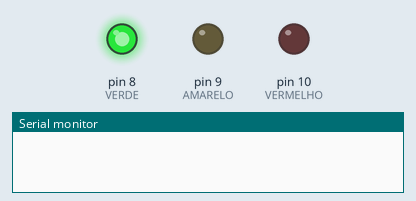
The sketch below on a simulated Arduino Uno, built with avr-gcc and run on an emulated ATmega328P. On the bench: output pins drawn as LEDs (lit = HIGH), the last lines printed to the serial monitor.

Above: at 2.0 s.
At 4.7 s:
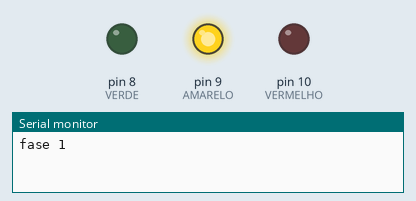
At 7.5 s:
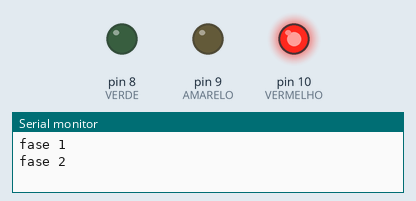
Timing chart, 0 to 12.3 s (numbered marks = the images above):
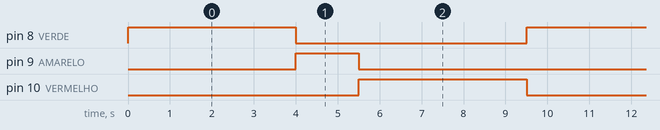

The sketch:

03_semaforo_millis.ino
```cpp
/*
  03 - Semaforo SEM delay(): usando millis()
  Placa: Arduino Uno/Nano  (mesmas ligacoes do sketch 02)

  Problema do delay(): enquanto espera, o Arduino nao faz MAIS NADA (nao le botao,
  nao responde ao Wi-Fi...). Com millis() o programa "olha o relogio" e troca de
  fase quando chega a hora, sem travar. E assim que o semaforo vai funcionar no ESP32
  junto com a pagina web.

  Extra: um botao no pino 2 (INPUT_PULLUP, outro lado no GND) e um LED de pedestre
  no pino 7 sao opcionais - veja o Desafio 2.4.
*/
const int VERMELHO = 10, AMARELO = 9, VERDE = 8;

// tabela do ciclo: qual pino acende e por quanto tempo
const int FASE_PINO[]  = { VERDE, AMARELO, VERMELHO };
const unsigned long FASE_MS[] = { 4000, 1500, 4000 };
const int NUM_FASES = 3;

int faseAtual = 0;
unsigned long inicioFase = 0;

void mostrar(int cor) {
  digitalWrite(VERMELHO, cor == VERMELHO);
  digitalWrite(AMARELO,  cor == AMARELO);
  digitalWrite(VERDE,    cor == VERDE);
}

void setup() {
  pinMode(VERMELHO, OUTPUT); pinMode(AMARELO, OUTPUT); pinMode(VERDE, OUTPUT);
  Serial.begin(9600);
  mostrar(FASE_PINO[faseAtual]);
  inicioFase = millis();
}

void loop() {
  // ja passou o tempo desta fase? entao vai para a proxima (e volta ao 0 no fim)
  if (millis() - inicioFase >= FASE_MS[faseAtual]) {
    faseAtual = (faseAtual + 1) % NUM_FASES;
    mostrar(FASE_PINO[faseAtual]);
    inicioFase = millis();
    Serial.print("fase "); Serial.println(faseAtual);
  }
  // aqui o Arduino esta LIVRE para fazer outras coisas (ler botoes, sensores, Wi-Fi...)
}
```

Measured:
- by itself, pin 8 (VERDE), pin 10 (VERMELHO): alternates HIGH for 4.0 s and LOW for 5.5 s
- by itself, pin 9 (AMARELO): alternates HIGH for 1.5 s and LOW for 8.0 s
- by itself, everything shown: repeats every 9.5 s, in 3 steps
